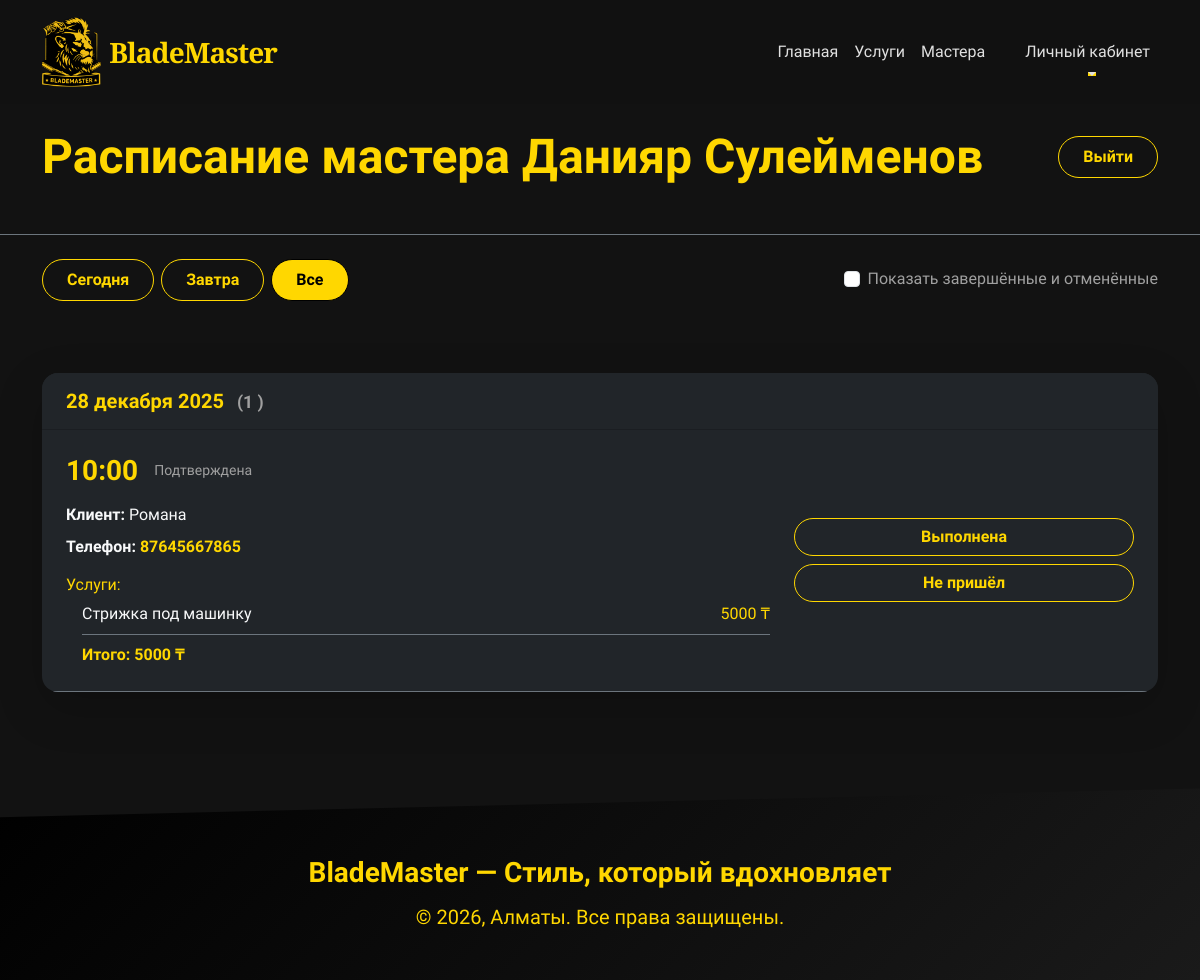
Page /master/dashboard/ (signed in) on the earlier database version.
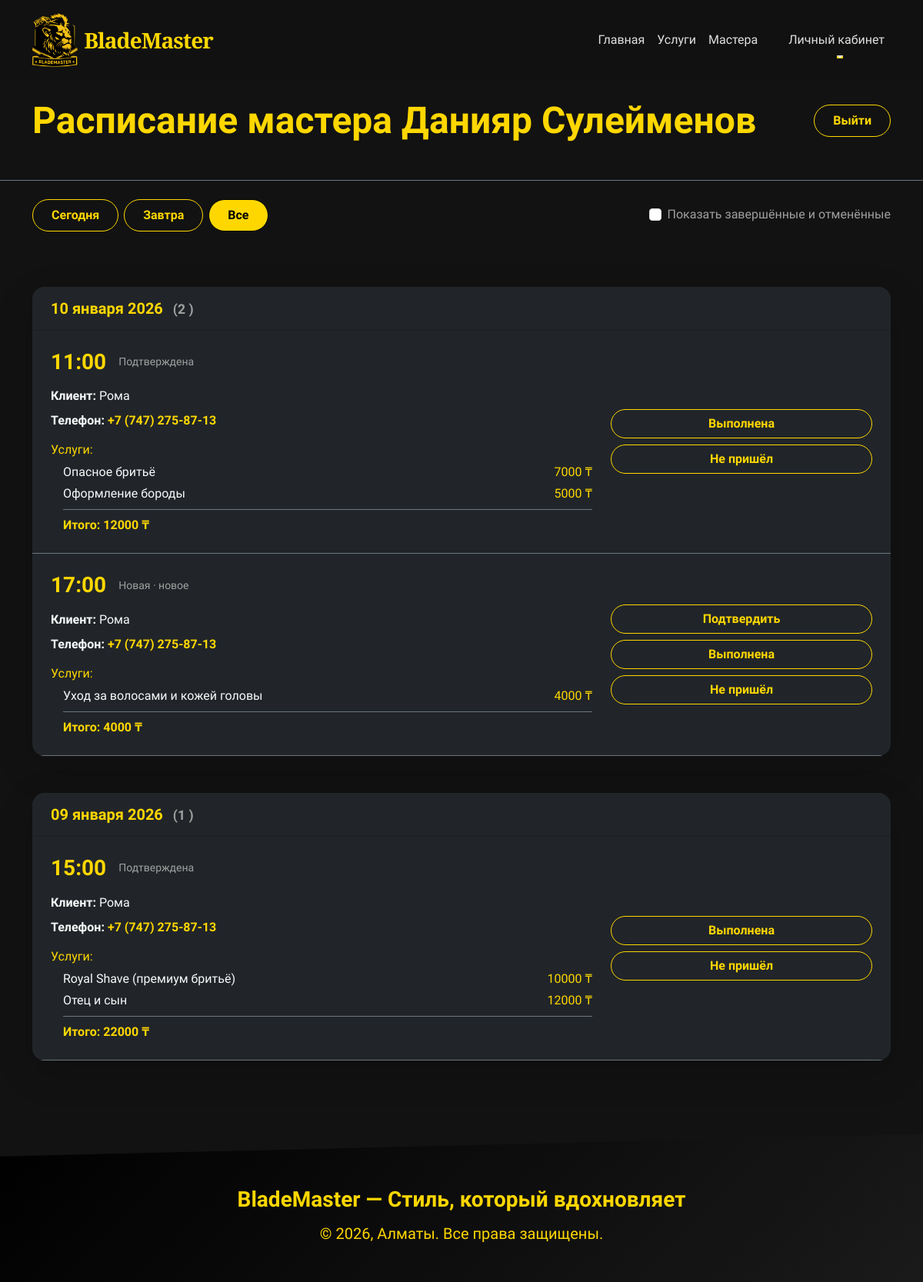
Same page on the later database version.
### core/models.py (models this page shows, shortened)
class Appointment(models.Model):
    client_name = models.CharField("Имя клиента", max_length=100)
    client_phone = models.CharField("Телефон клиента", max_length=20)
    client_email = models.EmailField("Email клиента", blank=True, null=True)
    service = models.ManyToManyField(Service, verbose_name="Выбранные услуги")
    master = models.ForeignKey(Master, on_delete=models.CASCADE, verbose_name="Мастер")
    date = models.DateField("Дата записи")
    time = models.TimeField("Время записи")
    status = models.CharField("Статус записи", max_length=20, choices=[
        ('new', 'Новая'),
        ('confirmed', 'Подтверждена'),
        ('completed', 'Выполнена'),
        ('cancelled', 'Отменена'),
        ('no_show', 'Не пришёл'),
    ], default='new')
    created_at = models.DateTimeField("Дата и время создания записи", auto_now_add=True)
    prepayment_amount = models.DecimalField(max_digits=10, decimal_places=2, default=0, verbose_name="Сумма предоплаты")
    prepayment_paid = models.BooleanField(default=False, verbose_name="Предоплата оплачена")
    prepayment_method = models.CharField(max_length=50, blank=True, verbose_name="Способ предоплаты")
    class Meta:
        verbose_name = "Запись"
        verbose_name_plural = "Записи клиентов"
    def total_price(self):
        return sum(service.price for service in self.service.all())

class Service(models.Model):
    name = models.CharField("Название услуги", max_length=100)
    description = models.TextField("Описание услуги", blank=True)
    price = models.DecimalField("Цена (₸)", max_digits=10, decimal_places=0)
    duration = models.IntegerField("Длительность (в минутах)", default=60)
    category = models.CharField("Категория", max_length=50, choices=[
        ('haircut', 'Стрижки'),
        ('beard', 'Бритьё и оформление бороды'),
        ('care', 'Уход'),
        ('complex', 'Комплексные процедуры'),
    ], default='haircut')
    class Meta:
        verbose_name = "Услуга"
        verbose_name_plural = "Услуги"

### core/views.py (the view)
# urls.py: path('master/dashboard/', views.master_dashboard, name='master_dashboard'),
@login_required
def master_dashboard(request):
    if not hasattr(request.user, 'master_profile') or not request.user.master_profile:
        messages.error(request, 'Доступ запрещён.')
        return redirect('cabinet_logout')
    master = request.user.master_profile
    filter_type = request.GET.get('filter', 'all')
    show_completed = request.GET.get('show_completed') == '1'  # чекбокс включён?
    today = timezone.now().date()
    tomorrow = today + timedelta(days=1)
    appointments = Appointment.objects.filter(master=master)
    if filter_type == 'today':
        appointments = appointments.filter(date=today)
    elif filter_type == 'tomorrow':
        appointments = appointments.filter(date=tomorrow)
    if not show_completed:
        appointments = appointments.exclude(status__in=['completed', 'no_show', 'cancelled'])
    appointments = appointments.order_by('-date', 'time')
    appointments_today = Appointment.objects.filter(master=master, date=today)
    total_today = sum(app.total_price() for app in appointments_today)
    appointments_new = appointments_today.filter(status='new')
    context = {
        'master': master,
        'appointments': appointments,
        'appointments_today': appointments_today,
        'total_today': total_today,
        'appointments_new': appointments_new,
        'today': today,
        'tomorrow': tomorrow,
        'show_completed': show_completed,  # передаём в шаблон
    }
    return render(request, 'core/master_dashboard.html', context)

### core/templates/core/master_dashboard.html (shortened to what the changed rows need)
{% extends 'base.html' %}
{% block content %}
<section class="py-5 border-bottom border-secondary">
    <div class="container">
        <div class="d-flex flex-column flex-md-row justify-content-between align-items-center gap-3">
            <h1 class="display-5 fw-bold text-gold mb-0">Расписание мастера {{ master.full_name }}</h1>
        </div>
    </div>
</section>
<section class="py-4 py-md-5">
    <div class="container">
        {% if appointments %}
            {% regroup appointments by date as appointments_by_date %}
            {% for date_group in appointments_by_date %}
            <div class="card mb-5 bg-dark border-0 shadow-lg rounded-4 overflow-hidden hover-lift">
                <div class="card-header bg-dark text-gold py-3 px-4 d-flex justify-content-between align-items-center">
                    <h5 class="mb-0 fw-bold">
                        {{ date_group.grouper|date:"d E Y" }}
                        <span class="text-muted ms-2 small">({{ date_group.list|length }} {{ date_group.list|length|pluralize:"запись,записи,записей" }})</span>
                    </h5>
                </div>
                <div class="card-body p-0">
                    {% for app in date_group.list %}
                    <div class="p-4 border-bottom border-secondary hover-bg transition-all">
                        <div class="row align-items-center g-4">
                            <div class="col-12 col-md-8">
                                <div class="d-flex flex-column flex-md-row align-items-md-center gap-3 mb-3">
                                    <h3 class="mb-0 fw-bold text-gold">{{ app.time|time:"H:i" }}</h3>
                                    <span class="text-muted small">
                                        {{ app.get_status_display }}
                                        {% if app.status == 'new' %} · новое{% endif %}
                                    </span>
                                </div>
                                <p class="mb-2 text-light"><strong>Клиент:</strong> {{ app.client_name }}</p>
                                <p class="mb-3 text-light">
                                    <strong>Телефон:</strong>
                                    <a href="tel:{{ app.client_phone }}" class="text-gold text-decoration-none fw-bold">{{ app.client_phone }}</a>
                                </p>
                                <h6 class="text-gold mb-2">Услуги:</h6>
                                <div class="ps-3 text-light">
                                    {% for service in app.service.all %}
                                    <div class="d-flex justify-content-between mb-1">
                                        <span>{{ service.name }}</span>
                                        <span class="text-gold">{{ service.price }} ₸</span>
                                    </div>
                                    {% endfor %}
                                    <div class="border-top border-secondary pt-2 mt-2 fw-bold text-gold">
                                        Итого: {{ app.total_price }} ₸
                                    </div>
                                </div>
                            </div>
                            <div class="col-12 col-md-4 d-flex flex-column gap-2 align-items-md-end">
                                {% if app.status == 'new' %}
                                <a href="{% url 'master_change_status' app.id 'confirmed' %}" class="btn btn-outline-gold btn-md rounded-pill fw-bold w-100 w-md-auto">
                                    Подтвердить
                                </a>
                                {% endif %}
                                {% if app.status in 'new,confirmed' %}
                                <a href="{% url 'master_change_status' app.id 'completed' %}" class="btn btn-outline-gold btn-md rounded-pill fw-bold w-100 w-md-auto">
                                    Выполнена
                                </a>
                                <a href="{% url 'master_change_status' app.id 'no_show' %}" class="btn btn-outline-gold btn-md rounded-pill fw-bold w-100 w-md-auto">
                                    Не пришёл
                                </a>
                                {% endif %}
                            </div>
                        </div>
                    </div>
                    {% endfor %}
                </div>
            </div>
            {% endfor %}
        {% else %}
        <div class="text-center py-5">
            <h3 class="text-muted fs-3">Записей пока нет</h3>
            <p class="text-muted">Новые записи появятся здесь автоматически</p>
        </div>
        {% endif %}
    </div>
</section>
{% endblock %}

Differences in the rows shown:
no longer on this page (row edited): Appointment: grouper "28 декабря 2025", time "10:00", status "Подтверждена", client_name "Романа", client_phone "87645667865", total_price "5000", shows "Выполнена"
no longer on this page (row unchanged): Service: name "Стрижка под машинку", price "5000", shown under "10:00"
added Appointment: grouper "10 января 2026", time "11:00", status "Подтверждена", client_name "Рома", client_phone "+7 (747) 275-87-13", total_price "12000", shows "Выполнена"
now on this page (row unchanged): Service: name "Опасное бритьё", price "7000", shown under "11:00"
now on this page (row unchanged): Service: name "Оформление бороды", price "5000", shown under "11:00"
added Appointment: time "17:00", status "Новая", shows "· новое", client_name "Рома", client_phone "+7 (747) 275-87-13", total_price "4000", shows "Подтвердить", shows "Выполнена", shown under "10 января 2026"
now on this page (row unchanged): Service: name "Уход за волосами и кожей головы", price "4000", shown under "17:00"
added Appointment: grouper "09 января 2026", time "15:00", status "Подтверждена", client_name "Рома", client_phone "+7 (747) 275-87-13", total_price "22000", shows "Выполнена"
now on this page (row unchanged): Service: name "Royal Shave (премиум бритьё)", price "10000", shown under "15:00"
now on this page (row unchanged): Service: name "Отец и сын", price "12000", shown under "15:00"
Other differences:
new list line: "( 2 )"
new list line: "( 1 )"
list line gone: "( 1 )"
